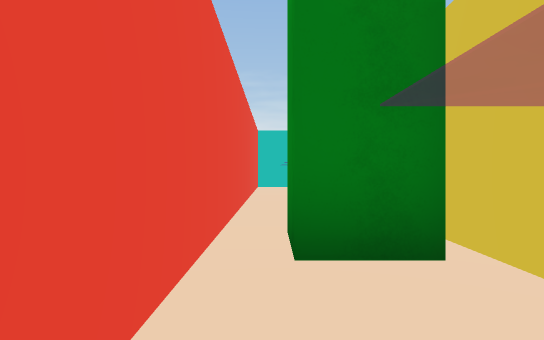
View 1 (above)

24 first-person views from a walk through a 3-D level made in the Unity game engine. The camera is 1.2 m above the floor, looks level and sees 80° across. The floor is counted in squares, 2 m on a side. Each view is taken from the middle of a square. On the plan, view 1 faces up. The plan holds only what a view shows up to about 10 squares ahead; the rest is blank. The player character is not drawn.

View 2
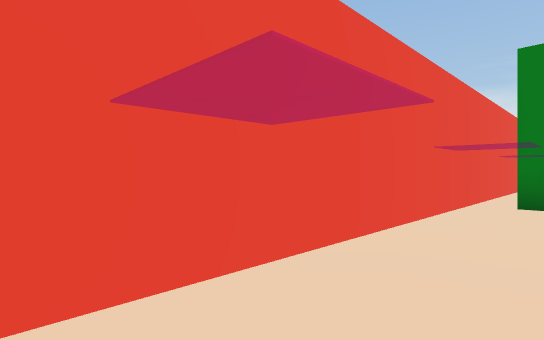

View 3
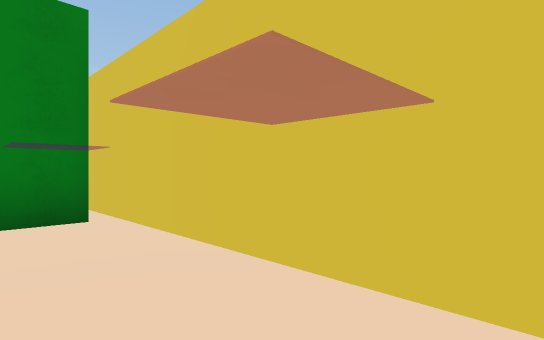

View 4
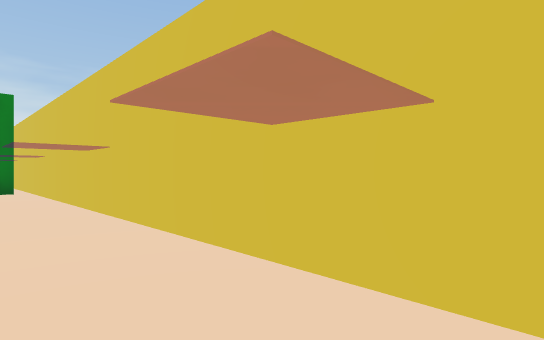

View 5
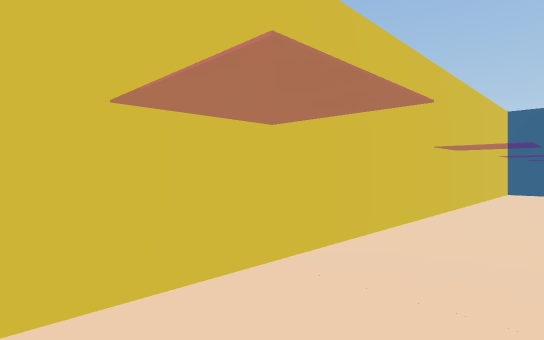

View 6
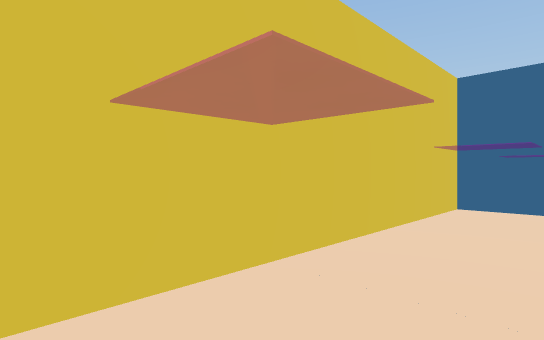

View 7
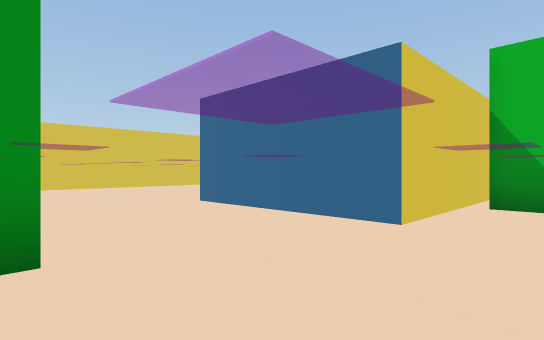

View 8
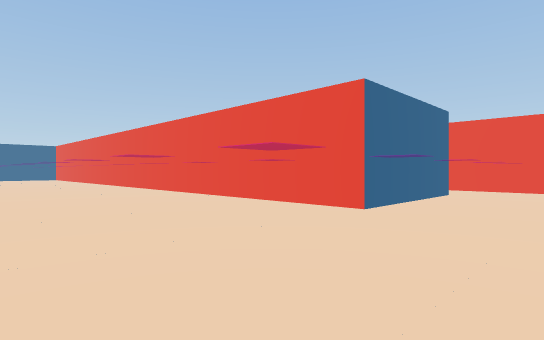

View 9
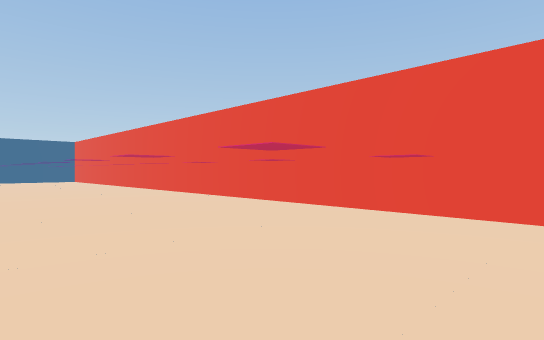

View 10
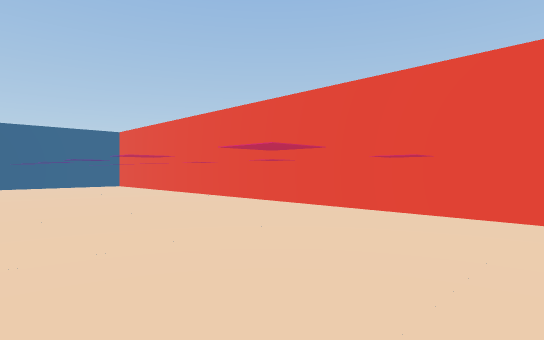

View 11
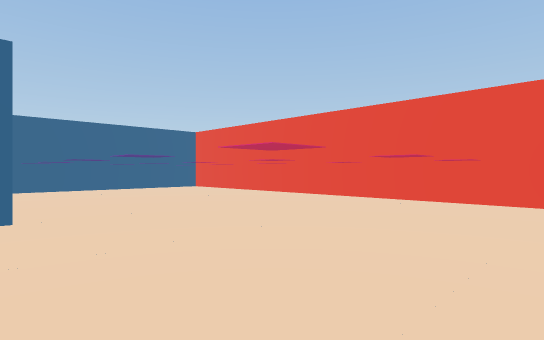

View 12
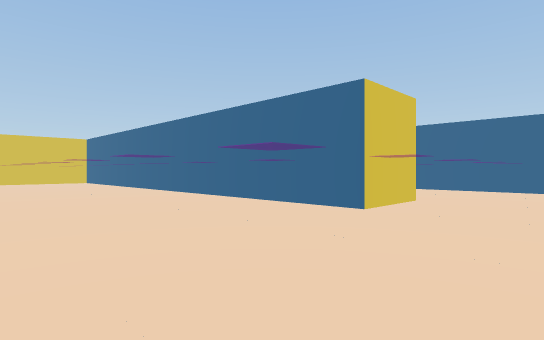

View 13
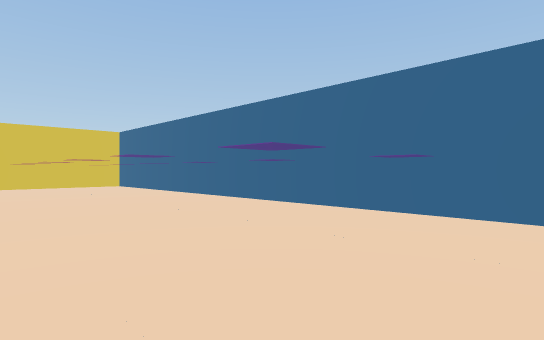

View 14
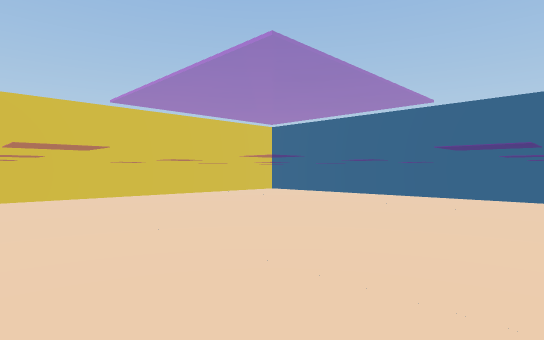

View 15
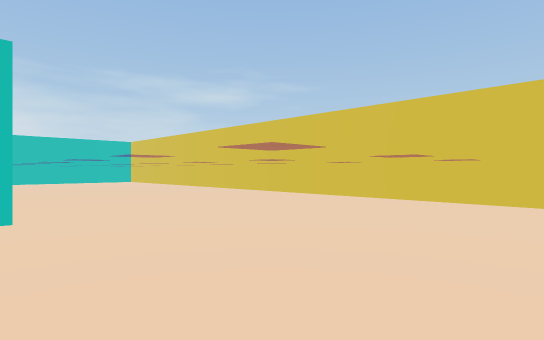

View 16
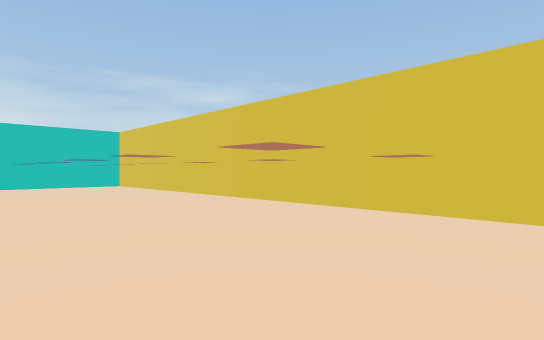

View 17
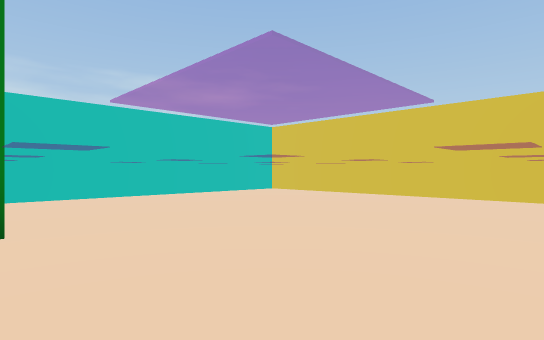

View 18
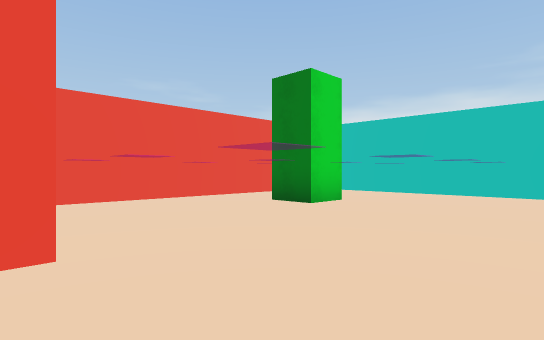

View 19
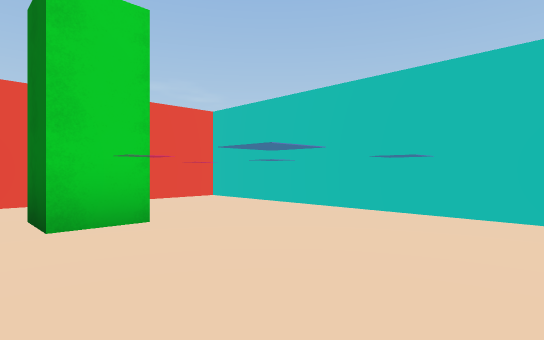

View 20
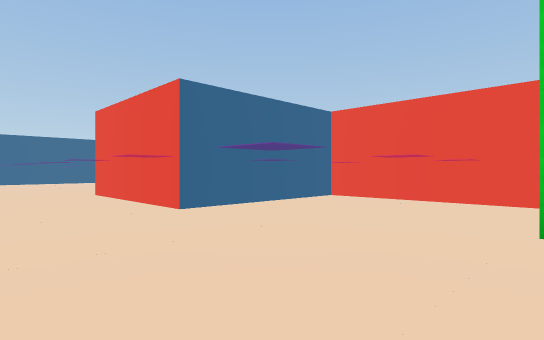

View 21
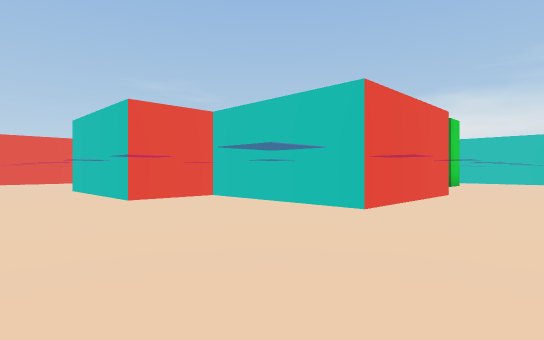

View 22
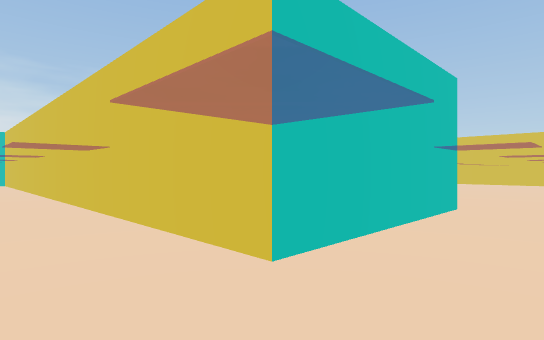

View 23
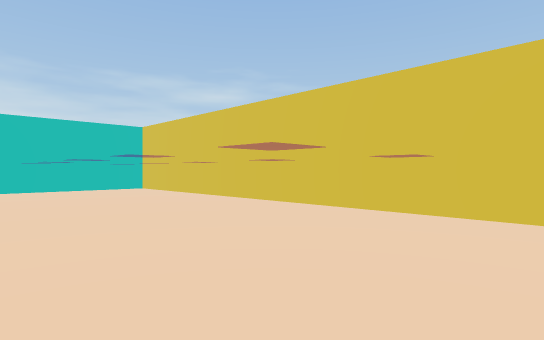

View 24
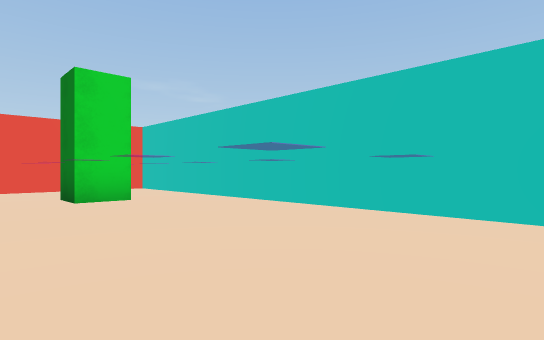

### Floor plan
Points are (right, up) in squares from view 1. A wall is a line through its corners. A room is listed if a view was taken in it or the views show most of it. See-through windows are left out.
Room 1 (views 1, 2, 3, 4, 5, 6)
walls: (1.2, 2.1) (0.2, 2.1) (0.2, 3.1); (0.4, -14.5) (1.5, -14.5) (1.5, 3.5); (-0.5, 3.6) (-0.5, -3.9)
ways out: opening at (0, 3) to room 2
Room 2 (views 7, 8, 9, 10, 11, 12, 13, 14, 15, 16, 17, 18, 19, 20, 21, 22, 23, 24)
walls: (18.4, 8.8) (18.4, 7.7) (17.2, 7.7); (11.5, -10.5) (11.5, -8.5) (24.6, -8.5); (25.5, -7.8) (25.5, 10.6); (10.8, 11.5) (0.2, 11.5); (1.5, 3.5) (1.5, 5.5) (5.5, 5.5) (5.5, -11.8); (24.8, 11.5) (15.5, 11.5) (15.5, 3.5) (19.5, 3.5) (19.5, -0.5) (15.5, -0.5) (15.5, -2.5) (11.5, -2.5) (11.5, 10.8); (8.2, -14.5) (12.6, -14.5); (0.5, 3.1) (1.2, 3.1); (3.4, 9.6) (3.4, 8.6) (2.4, 8.6); (-0.5, 9.8) (-0.5, 3.6)
ways out: opening at (0, 3) to room 1

Where each view was taken, in squares from view 1:
view 1: 0 up, 0 right, facing up
view 2: 4 down, 1 right, facing up-left
view 3: 2 down, 0 right, facing up-right
view 4: 8 down, 0 right, facing up-right
view 5: 5 down, 0 right, facing down-right
view 6: 9 down, 0 right, facing down-right
view 7: 9 up, 0 right, facing down-right
view 8: 8 up, 10 right, facing down-left
view 9: 4 up, 10 right, facing down-left
view 10: 2 down, 10 right, facing down-left
view 11: 4 down, 12 right, facing down-left
view 12: 4 down, 9 right, facing down-right
view 13: 4 down, 13 right, facing down-right
view 14: 1 down, 18 right, facing down-right
view 15: 5 down, 19 right, facing up-right
view 16: 1 down, 21 right, facing up-right
view 17: 4 up, 18 right, facing up-right
view 18: 3 up, 22 right, facing up-left
view 19: 7 up, 22 right, facing up-left
view 20: 8 up, 22 right, facing down-left
view 21: 5 down, 22 right, facing up-left
view 22: 4 down, 10 right, facing up-right
view 23: 1 up, 7 right, facing up-right
view 24: 7 up, 10 right, facing up-left
